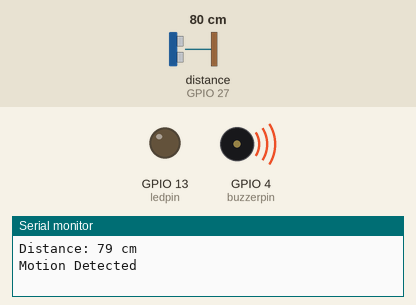
Bench run of a sketch on a simulated ESP32. On the bench: output pins drawn as LEDs (lit = HIGH), buzzer (waves = sounding, pin HIGH), the last lines printed to the serial monitor. Wiring (inferred from the names in the program): ultrasonic range finder: trigger GPIO 14; echo GPIO 27. The test bench sets the inputs (shaded band); at power-on: distance to the obstacle (sensor on GPIO 27) 80 cm. The echo pulse lasts 58.3 µs per cm; pins used as bus, display or sensor lines are not drawn.

Above: at 1.2 s.
At 5.17 s:
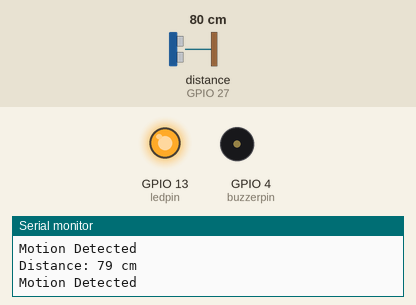
Timing chart, 0 to 6.0 s (numbered marks = the images above):
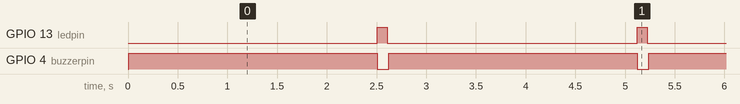

Measured:
- by itself, GPIO 13 (ledpin): alternates HIGH for 0.10 s and LOW for 2.5 s
- by itself, GPIO 4 (buzzerpin): alternates HIGH for 2.5 s and LOW for 0.12 s

The sketch:

ultrasonic_sensor.ino
```cpp
#define trigpin 14
#define echopin 27
#define ledpin 13
#define buzzerpin 4

long ult_duration;
long ult_distance;
// Set a reference distance
int expc = 399;
void setup() {
  pinMode(trigpin, OUTPUT);
  pinMode(echopin, INPUT);
  pinMode(ledpin, OUTPUT);
  pinMode(buzzerpin, OUTPUT);
  Serial.begin(115200);
}

void loop() {
  digitalWrite(trigpin,LOW);
  delayMicroseconds(1);
  digitalWrite(trigpin, HIGH);
  // Activate sensing for 10 microseconds
  delayMicroseconds(10);
  digitalWrite(trigpin,LOW);

  //Read echo pin
  ult_duration = pulseIn(echopin,HIGH);
  ult_distance = ult_duration * 0.034 /2;
  Serial.print("Distance: ");
  Serial.print(ult_distance);
  Serial.println(" cm");
  if(ult_distance < expc){
    Serial.println("Motion Detected");

    digitalWrite(buzzerpin, HIGH);
    delay(2500);
    digitalWrite(buzzerpin,LOW);

    digitalWrite(ledpin, HIGH);
    delay(100);
    digitalWrite(ledpin, LOW);


  }
  delay(10); // this speeds up the simulation
}
```
